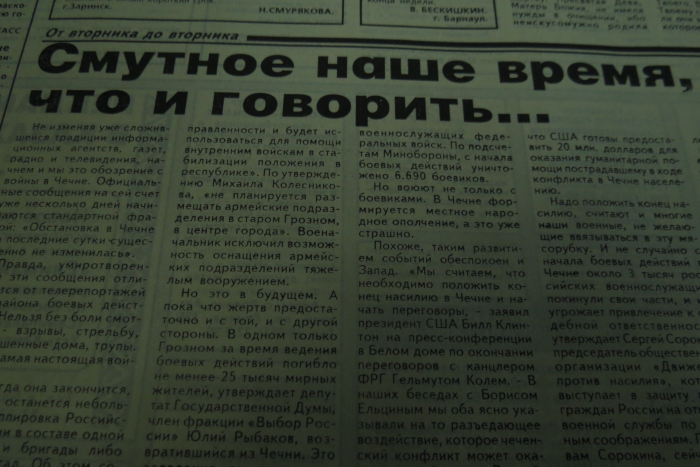
#> input picture 1.jpeg, 1400 x 934 px (shown at 1/2 size)
$ python doc_clean1.2.py
#> lines starting #> are read from the running program, lines starting #| are printed output that depends on the picture
import cv2
import numpy as np
import os
from matplotlib.backends.backend_pdf import PdfPages
import matplotlib.pyplot as plt
from tkinter import filedialog, Tk, messagebox, simpledialog, Toplevel, Label, Button, Canvas, PhotoImage
import imutils
import math
import tempfile

class DocumentScanner:
    def __init__(self):
        self.points = []
        self.rotation_angle = 0
        self.documents = []

    def needs_rotation(self, image):
        """Check if image needs rotation (width > height)"""
        return image.shape[1] > image.shape[0]

    def rotate_image(self, image, angle):
        """Rotate image by given angle"""
        h, w = image.shape[:2]
        center = (w // 2, h // 2)
        M = cv2.getRotationMatrix2D(center, angle, 1.0)
        return cv2.warpAffine(image, M, (w, h), flags=cv2.INTER_CUBIC, borderMode=cv2.BORDER_REPLICATE)

    def auto_rotate_text(self, image):
        """Automatic text orientation detection"""
        gray = cv2.cvtColor(image, cv2.COLOR_BGR2GRAY)
        gray = cv2.bitwise_not(gray)

        coords = np.column_stack(np.where(gray > 0))

        if len(coords) < 100:
            return image, 0

        try:
            angle = cv2.minAreaRect(coords)[-1]

            if angle < -45:
                angle = -(90 + angle)
            else:
                angle = -angle

            rotated = self.rotate_image(image, angle)
            return rotated, angle
        except:
            return image, 0

    def save_temp_image(self, image):
        """Save image to temporary file and return PhotoImage"""
        # Convert BGR to RGB
        rgb_image = cv2.cvtColor(image, cv2.COLOR_BGR2RGB)

        # Create temporary file
        with tempfile.NamedTemporaryFile(suffix='.png', delete=False) as tmp:
            # Save as PNG
            cv2.imwrite(tmp.name, rgb_image)

            # Create PhotoImage from file
            photo = PhotoImage(file=tmp.name)

            # Store reference to prevent garbage collection
            if not hasattr(self, '_temp_images'):
                self._temp_images = []
            self._temp_images.append(photo)

            return photo

    def resize_image_for_display(self, image, max_size=800):
        """Resize image for display while maintaining aspect ratio"""
        h, w = image.shape[:2]

        if max(h, w) <= max_size:
            return image

        ratio = max_size / max(h, w)
        new_w = int(w * ratio)
        new_h = int(h * ratio)

        return cv2.resize(image, (new_w, new_h), interpolation=cv2.INTER_AREA)

    def manual_rotation_tkinter(self, image):
        """Tkinter GUI for manual rotation with automatic orientation detection"""
        auto_rotated, auto_angle = self.auto_rotate_text(image)

        angles = [0, 90, 180, 270]
        current_idx = 0

        if auto_angle != 0:
            closest_angle = min(angles, key=lambda x: abs(x - auto_angle))
            current_idx = angles.index(closest_angle)

        rotated_img = self.rotate_image(image, angles[current_idx])

        root = Toplevel()
        root.title("Manual Rotation - A/D: Rotate, Enter: Confirm, ESC: Cancel")

        # Resize for display
        display_img = self.resize_image_for_display(rotated_img)

        # Create PhotoImage
        photo = self.save_temp_image(display_img)

        label = Label(root, image=photo)
        label.pack()

        angle_label = Label(root, text=f"Current Angle: {angles[current_idx]}°")
        angle_label.pack()

        original_image = image.copy()

        # [27 lines left out: functions update_display, rotate_left, rotate_right, confirm, not called in this run]

        def cancel():
            root.destroy()
            root.result = None

        # Bind keys
        root.bind('<a>', lambda e: rotate_left())
        root.bind('<d>', lambda e: rotate_right())
        root.bind('<Return>', lambda e: confirm())
        root.bind('<Escape>', lambda e: cancel())

        Button(root, text="Rotate Left (A)", command=rotate_left).pack(side="left", padx=10)
        Button(root, text="Rotate Right (D)", command=rotate_right).pack(side="left", padx=10)
        Button(root, text="Confirm (Enter)", command=confirm).pack(side="left", padx=10)
        Button(root, text="Cancel (ESC)", command=cancel).pack(side="left", padx=10)

        root.grab_set()
        root.wait_window()

        return getattr(root, 'result', None)

    def auto_detect_edges(self, image):
        """Automatic edge detection"""
        gray = cv2.cvtColor(image, cv2.COLOR_BGR2GRAY)
        blurred = cv2.GaussianBlur(gray, (5, 5), 0)
        edged = cv2.Canny(blurred, 50, 150)
        cnts = cv2.findContours(edged.copy(), cv2.RETR_EXTERNAL, cv2.CHAIN_APPROX_SIMPLE)
        cnts = imutils.grab_contours(cnts)
        cnts = sorted(cnts, key=cv2.contourArea, reverse=True)[:5]

        for c in cnts:
            peri = cv2.arcLength(c, True)
            approx = cv2.approxPolyDP(c, 0.02 * peri, True)
            if len(approx) == 4:
                return approx.reshape(4, 2)
        return None

    # [47 lines left out: functions draw_points_on_image, get_magnified_view, not called in this run]

    def manual_correction_tkinter(self, image):
        """Tkinter GUI for manual correction with magnification"""
        detected_points = self.auto_detect_edges(image)
        self.points = detected_points.tolist() if detected_points is not None else []

        h, w = image.shape[:2]
        if not self.points:
            # Add 20px margin from edges
            self.points = [[20, 20], [w-20, 20], [w-20, h-20], [20, h-20]]

        self.points = np.array(self.points, dtype=np.float32)

        # Create copy of image for display
        display_image = image.copy()

        root = Toplevel()
        root.title("Manual Correction - Click and Drag Points, R: Reset, Enter: Confirm, ESC: Cancel")

        # Variables
        selected_point = None
        scale = 1.0
        display_h, display_w = 0, 0

        # Create canvas for main image
        canvas = Canvas(root, width=800, height=600)
        canvas.pack(side="left", fill="both", expand=True)

        # Create frame for controls and magnification
        right_frame = Toplevel()
        right_frame.title("Controls")

        # Magnification view canvas
        mag_label = Label(right_frame, text="Magnified View (200%)")
        mag_label.pack()
        mag_canvas = Canvas(right_frame, width=200, height=200, bg="white")
        mag_canvas.pack()

        # Instructions
        instructions = Label(right_frame, text="Instructions:\n1. Click on a point to select\n2. Drag to move\n3. R to reset\n4. Enter to confirm\n5. ESC to cancel")
        instructions.pack(pady=10)

        # Store PhotoImage references
        self._photo_refs = []

        # [53 lines left out: function update_display, not called in this run]

        def canvas_to_image_coords(x, y):
            """Convert canvas coordinates to image coordinates"""
            return x / scale, y / scale

        # [19 lines left out: functions on_canvas_click, on_canvas_drag, not called in this run]

        def on_canvas_release(event):
            nonlocal selected_point
            selected_point = None

        # [21 lines left out: functions reset_points, confirm, cancel, not called in this run]

        # Bind events
        canvas.bind("<Button-1>", on_canvas_click)
        canvas.bind("<B1-Motion>", on_canvas_drag)
        canvas.bind("<ButtonRelease-1>", on_canvas_release)

        root.bind('<r>', lambda e: reset_points())
        root.bind('<R>', lambda e: reset_points())
        root.bind('<Return>', lambda e: confirm())
        root.bind('<Escape>', lambda e: cancel())

        # Add buttons to control frame
        Button(right_frame, text="Reset Points (R)", command=reset_points).pack(pady=5)
        Button(right_frame, text="Confirm (Enter)", command=confirm).pack(pady=5)
        Button(right_frame, text="Cancel (ESC)", command=cancel).pack(pady=5)

        # Initial display
        update_display()

        root.grab_set()
        root.wait_window()

        return getattr(root, 'result', None)

    # [62 lines left out: functions align_document, remove_shadows, gray_world_balance, not called in this run]

    def process_single(self, image_path):
        """Process single document with shadows removal and white balance"""
        image = cv2.imread(image_path)
        if image is None:
            raise ValueError("Failed to load image")

        # 1. Fix text orientation
        rotated = self.manual_rotation_tkinter(image)
        if rotated is None:
            return None

        # 2. Get alignment points
        points = self.manual_correction_tkinter(rotated)
        if points is None:
            return None

        # 3. Align document
        aligned = self.align_document(rotated, points)

        # 4. Remove shadows
        no_shadows = self.remove_shadows(aligned)

        # 5. White balance
        balanced = self.gray_world_balance(no_shadows)

        return {
            'result': cv2.cvtColor(balanced, cv2.COLOR_BGR2RGB)
        }

    # [13 lines left out: function save_to_pdf, not called in this run]

    def process_multiple(self, file_paths):
        """Process multiple files"""
        self.documents = []

        for path in file_paths:
            result = self.process_single(path)
            if result is not None:
                self.documents.append(result)

        if not self.documents:
            return False

        # Single file - save result
        if len(self.documents) == 1:
            output_path = os.path.splitext(file_paths[0])[0] + "_processed.pdf"
            self.save_to_pdf(self.documents[0]['result'], output_path)
            return True

        # Multiple files - save to single PDF
        output_path = os.path.join(os.path.dirname(file_paths[0]), "processed_documents.pdf")
        with PdfPages(output_path) as pdf:
            for doc in self.documents:
                fig = plt.figure(figsize=(8.27, 11.69))
                plt.imshow(doc['result'])
                plt.axis('off')
                pdf.savefig(fig, bbox_inches='tight')
                plt.close()
        return True

def main():
    scanner = DocumentScanner()
    root = Tk()
    root.withdraw()

    file_paths = filedialog.askopenfilenames(
        title="Select Documents",
        filetypes=[("Images", "*.jpg *.jpeg *.png *.bmp")]
    )
#> the answer given: 1.jpeg

    if file_paths:
        if scanner.process_multiple(file_paths):
#> in process_single, image is the input picture: shape (934, 1400, 3); mean B, G, R 48.3, 62, 53.7
#> in auto_rotate_text, `gray = cv2.bitwise_not(gray)`:
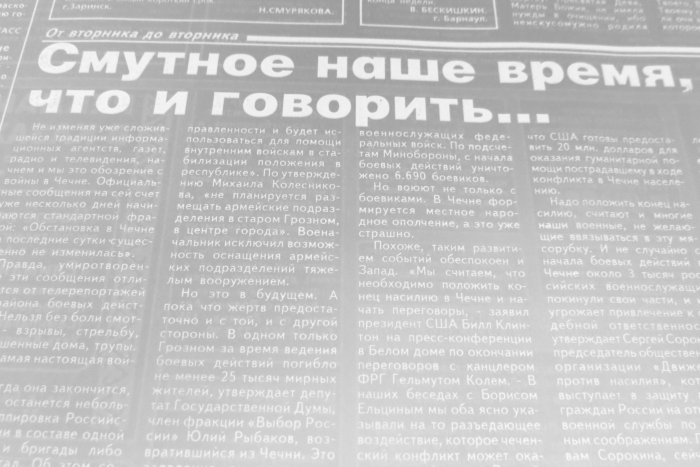
#> gray: shape (934, 1400) (shown at 1/2 size); min 152, max 251, mean 197.1
#> in auto_rotate_text, `coords = np.column_stack(np.where(gray > 0))`: coords = 1307600 pairs, first value 0 to 933, second value 0 to 1399
#> in auto_rotate_text, `angle = cv2.minAreaRect(coords)[-1]`: angle = -90
#> in auto_rotate_text, `angle = -(90 + angle)`: angle = 0
#> in rotate_image, `M = cv2.getRotationMatrix2D(center, angle, 1.0)`: M = [[1, 0, 0], [0, 1, 0]]
#> in manual_rotation_tkinter, `auto_rotated, auto_angle = self.auto_rotate_text(image)`: auto_angle = 0
#> in resize_image_for_display, `return cv2.resize(image, (new_w, new_h), interpolation=cv2.INTER_AREA)`:
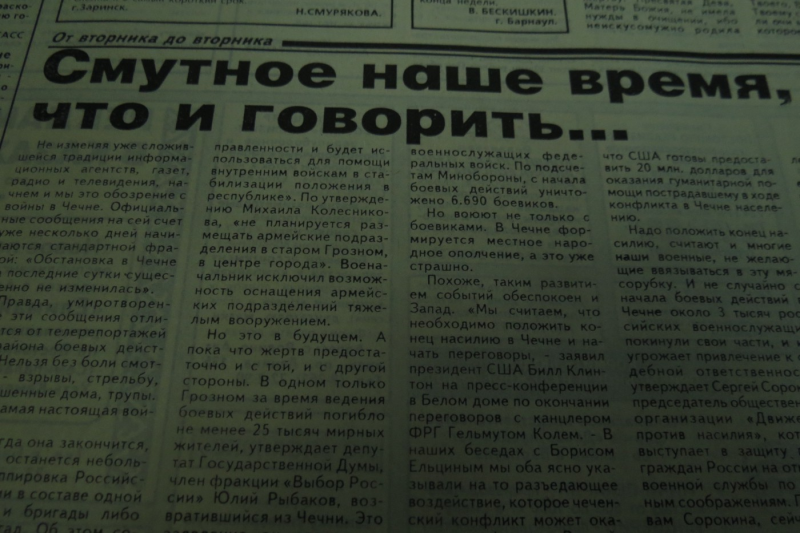
#> returned value: shape (533, 800, 3); mean of channels 0, 1, 2 48.3, 62, 53.7; drawn as B, G, R
            messagebox.showinfo("Done", "Processing completed successfully!")
        else:
            messagebox.showwarning("Cancelled", "Processing was cancelled")

    cv2.destroyAllWindows()

if __name__ == "__main__":
#> (the run stopped early here; a loop or call above may not have finished)
